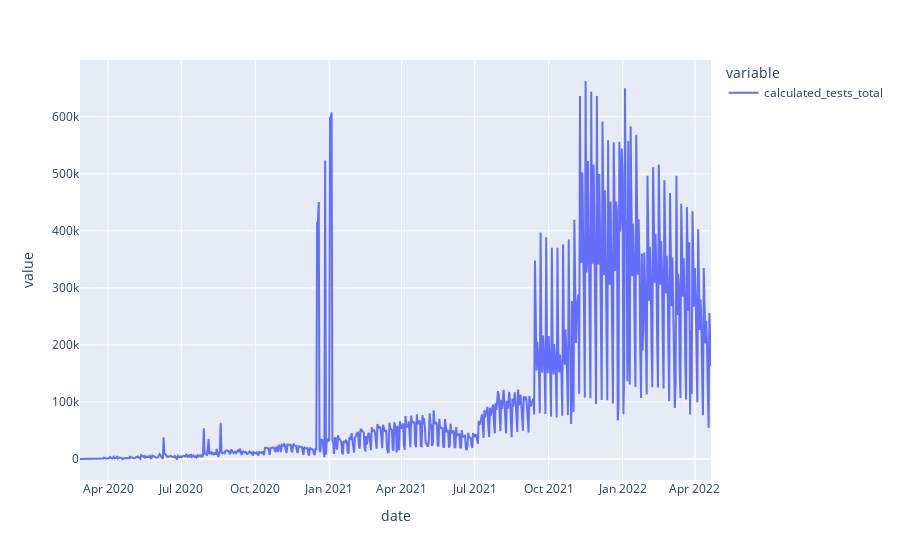

The code cell stored with this chart in its notebook:
### Code cell
df_daily_stats.set_index('date')[['calculated_tests_total']].plot()

### Figure 1 — Plotly figure (JSON) as saved in the notebook; plotly's stock layout.template omitted (floating-point values rounded to 4 significant figures; data arrays with more than 128 entries replaced by an {"elided": "..."} marker saying what was removed)
{"data": [{"hovertemplate": "variable=calculated_tests_total<br>date=%{x}<br>value=%{y}<extra></extra>", "legendgroup": "calculated_tests_total", "line": {"color": "#636efa", "dash": "solid"}, "marker": {"symbol": "circle"}, "mode": "lines", "name": "calculated_tests_total", "orientation": "v", "showlegend": true, "type": "scatter", "x": {"elided": "781 str values"}, "xaxis": "x", "y": {"elided": "781 int values"}, "yaxis": "y"}], "layout": {"autosize": true, "legend": {"title": {"text": "variable"}, "tracegroupgap": 0}, "margin": {"t": 60}, "xaxis": {"anchor": "y", "autorange": true, "domain": [0, 1], "range": ["2020-02-26", "2022-04-21"], "title": {"text": "date"}, "type": "date"}, "yaxis": {"anchor": "x", "autorange": true, "domain": [0, 1], "range": [-36820.0, 699500.0], "title": {"text": "value"}, "type": "linear"}}}
